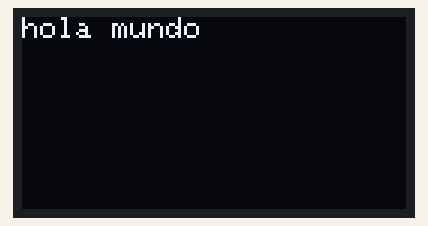
A sketch run on a simulated Raspberry Pi Pico W. Parts: 128×64 one-colour display.

Above: at 0.1 s.
At 2.1 s:
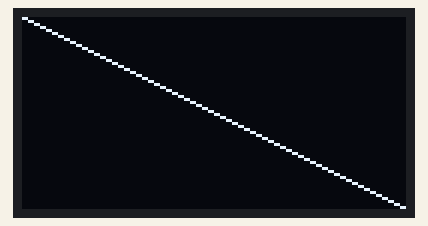
At 4.2 s:
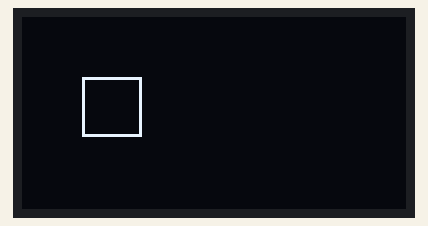
At 6.2 s:
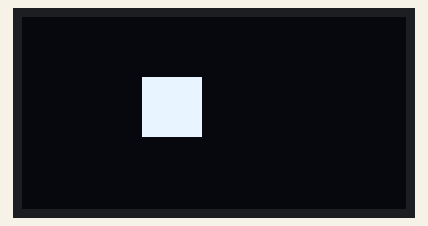
At 8.2 s:
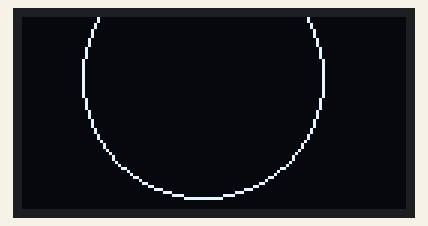
At 10.2 s:
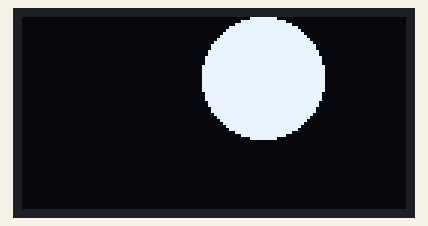

The sketch:

sketch.ino
```cpp
#include <Wire.h>
#include <Adafruit_GFX.h>
#include <Adafruit_SSD1306.h>

#define SCREEN_WIDTH 128 // OLED display width, in pixels
#define SCREEN_HEIGHT 64 // OLED display height, in pixels

//Declaración para una pantalla SSD1306 conectada a I2C (pines SDA, SCL)
#define OLED_RESET     -1 // Número de pin de reinicio (o -1 si se comparte el pin de reinicio de Arduino)
#define SCREEN_ADDRESS 0x3C ///< Consulta la hoja de datos para la dirección; 0x3D para 128x64, 0x3C para 128x32
Adafruit_SSD1306 display(SCREEN_WIDTH, SCREEN_HEIGHT, &Wire, OLED_RESET);

void setup() {
  Serial.begin(9600);

  // SSD1306_SWITCHCAPVCC = Generar voltaje de pantalla de 3.3V internamente.
  if(!display.begin(SSD1306_SWITCHCAPVCC, SCREEN_ADDRESS)) {
    Serial.println(F("SSD1306 allocation failed"));
    for(;;); // No proceder, hacer un bucle infinito
  }


  display.clearDisplay(); // Limpiar pantalla
  display.cp437(true); // Renderizar texto adecuadamente
  display.setTextSize(1);      // Normal 1:1 pixel scale
  display.setTextColor(SSD1306_WHITE);  // Establecer el color del texto (Blanco es la unica opcion)

  display.setCursor(0,0); // Empieza a escribir/dibujar desde la esquina izquierda superior
  display.println("hola mundo"); // Escribe texto
  display.display();
  delay(2000);
  display.clearDisplay(); // Limpiar pantalla
  display.drawLine(0, 0, 128 , 64, SSD1306_WHITE); //dibuja una linea
  display.display(); // Actualiza la pantalla
  delay(2000);
  display.clearDisplay(); // Limpiar pantalla
  display.drawRect(20, 20, 20, 20, SSD1306_WHITE);
  display.display(); // Actualiza la pantalla
  delay(2000);
  display.clearDisplay(); // Limpiar pantalla
  display.fillRect(40, 20, 20, 20, SSD1306_WHITE);
  display.display(); // Actualiza la pantalla
  delay(2000);
  display.clearDisplay(); // Limpiar pantalla
  display.drawCircle(60, 20, 40, SSD1306_WHITE);
  display.display(); //Actualiza la pantalla
  delay(2000);
  display.clearDisplay(); // Limpiar pantalla
  display.fillCircle(80, 20, 20, SSD1306_WHITE);
  display.display(); //Actualiza la pantalla
}

void loop() {

}
```

Measured:
- what the display in image 1 shows lasts 2.0 s, from 2.1 s to 4.1 s
